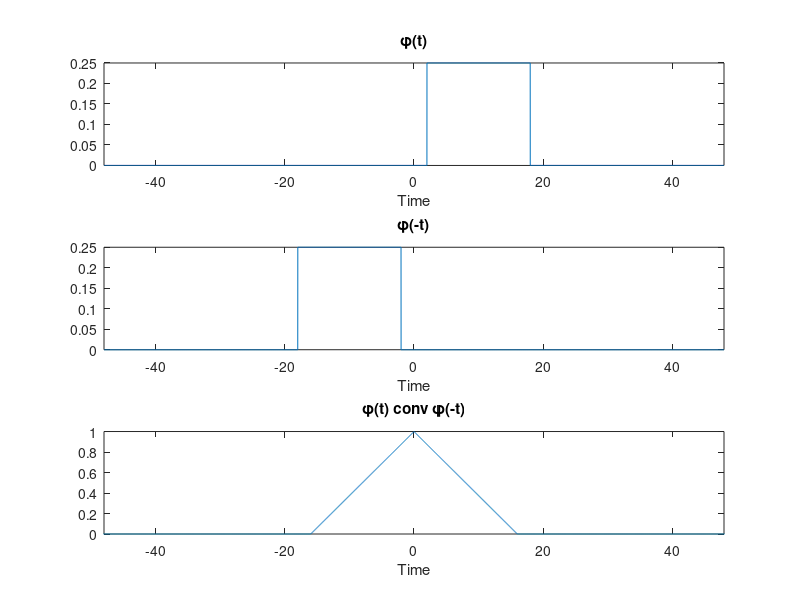

The MATLAB script that drew this image:
clear all;
close all;

Ts = 0.01;
T = 16;
t = -3*T:Ts:3*T;
y = zeros(1,length(t));
y(t>-T/2+10 & t<T/2+10) = 1./sqrt(T);

figure('Name','phi(t-10)CONVphi(-(t-10))');

%%phi(t)
subplot(3,1,1);
plot(t, y);
title('\phi(t)');
xlabel('Time')
xlim([t(1) t(end)]);
hold on;

%%phi(-t)
y_flip = flip(y);
t_y_flip = -fliplr(t);
% t_y_flip = t
subplot(3,1,2);
plot(t, y_flip);
title('\phi(-t)');
xlabel('Time');
xlim([t_y_flip(1) t_y_flip(end)]);
hold on;

Y = conv(y, y_flip)*Ts;
% t_conv = 2*t(1):Ts:2*t(end);
t_conv = (t(1) + t_y_flip(1)):Ts:(t(end)+t_y_flip(end));
subplot(3,1,3);
plot(t_conv, Y);
title('\phi(t) conv \phi(-t)');
xlabel('Time');
xlim([t_y_flip(1) t_y_flip(end)]);